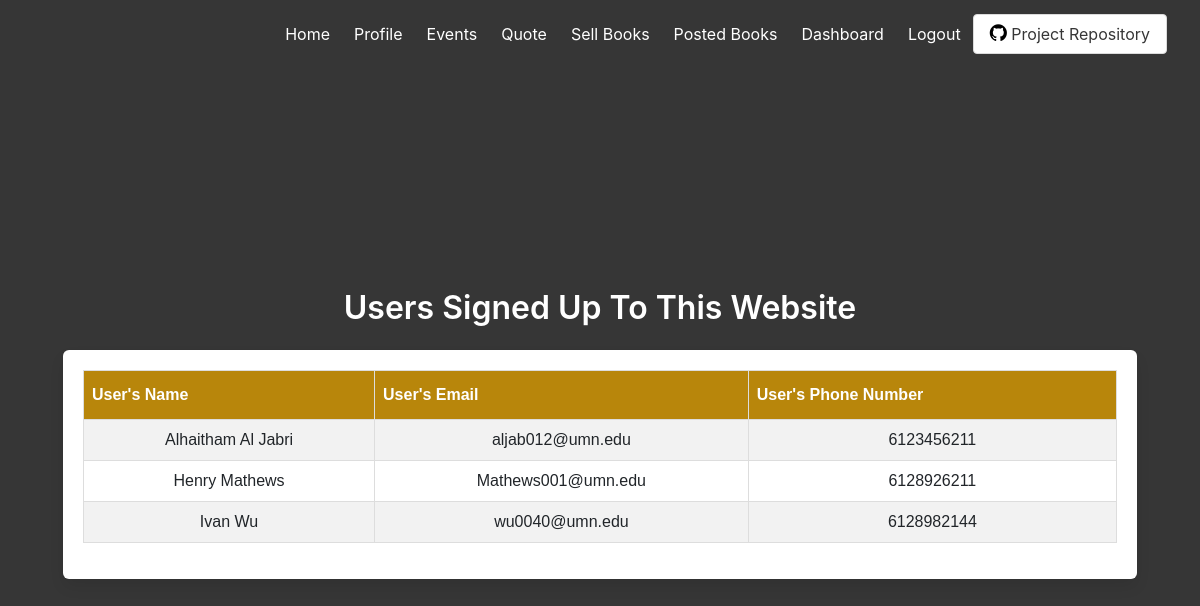
Page /Dashboard (signed in) on the committed database.
### models.py (models this page shows, shortened)
class User(UserMixin, db.Model):
    id = db.Column(db.Integer, primary_key=True) # primary keys are required by SQLAlchemy
    email = db.Column(db.String(100), unique=True,nullable=False)
    password = db.Column(db.String(100))
    name = db.Column(db.String(1000),nullable=False)
    telephone = db.Column(db.Integer,nullable=False)

### main.py (the view)
@main.route('/Dashboard')
@login_required
def Dashboard():
    users = db.session.execute('select * from user').fetchall()
    return render_template('Dashboard.html', users=users)

### __init__.py (called while the page is built)
def create_app():
    app = Flask(__name__, static_url_path='/static')
    app.config['SECRET_KEY'] = '9OLWxND4o83j4K4iuopO'
    app.config['SQLALCHEMY_DATABASE_URI'] = 'sqlite:///db.sqlite'
    app.config['SQLALCHEMY_TRACK_MODIFICATIONS'] = False
    bootstrap = Bootstrap(app)
    db.init_app(app)
    with app.app_context():
        db.create_all()
    login_manager = LoginManager()
    login_manager.login_view = 'main.login'
    login_manager.init_app(app)
    from .models import User
    @login_manager.user_loader
    def load_user(user_id):
        return User.query.get(int(user_id))
    from .main import main as main_blueprint
    app.register_blueprint(main_blueprint)
    return app

### templates/Dashboard.html
{% extends "base.html" %}
{% block content %}
  <h3 class="title"> Users Signed Up To This Website</h3>
  <div >
      <div class="box">
          <table class="table" id="bookTable">
              <tr>
                  <th>User's Name</th>
                  <th>User's Email</th>
                  <th>User's Phone Number</th>
              </tr>
              {% for user in users %}
              <tr>
                  <td>{{ user.name }} </td>
                  <td>{{ user.email }}</td>
                  <td>{{ user.telephone }} </td>
              </tr>
              {% endfor %}
          </table>
      </div>
  </div>
{% endblock %}

### templates/base.html (style rules this page uses)
#bookTable { font-family: "Trebuchet MS", Arial, Helvetica, sans-serif; border-collapse: collapse; width: 100%; }
#bookTable td, #bookTable th { border: 1px solid #ddd; padding: 8px; }
#bookTable th { padding-top: 12px; padding-bottom: 12px; text-align: left; background-color: darkgoldenrod; color: white; }
#bookTable tr:nth-child(even) { background-color: #f2f2f2; }

### rows in the picture
User: name "Alhaitham Al Jabri", email "aljab012@umn.edu", telephone "6123456211"
User: name "Henry Mathews", email "Mathews001@umn.edu", telephone "6128926211"
User: name "Ivan Wu", email "wu0040@umn.edu", telephone "6128982144"
